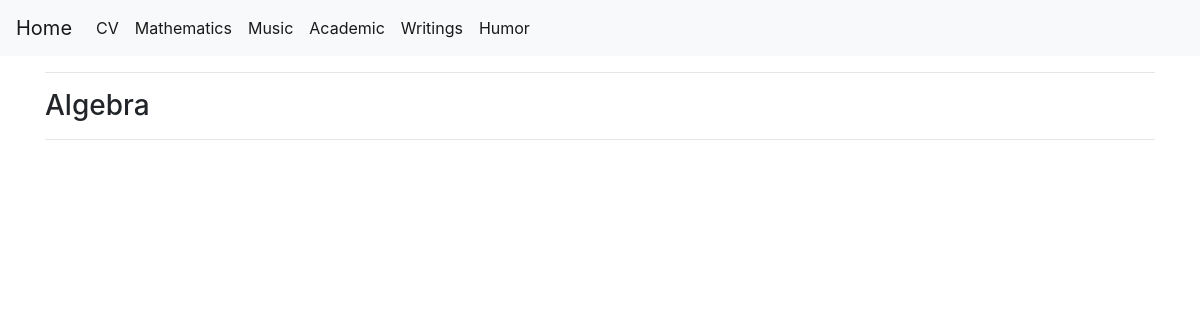
Page /mathematics/algebra/all on the earlier database version.
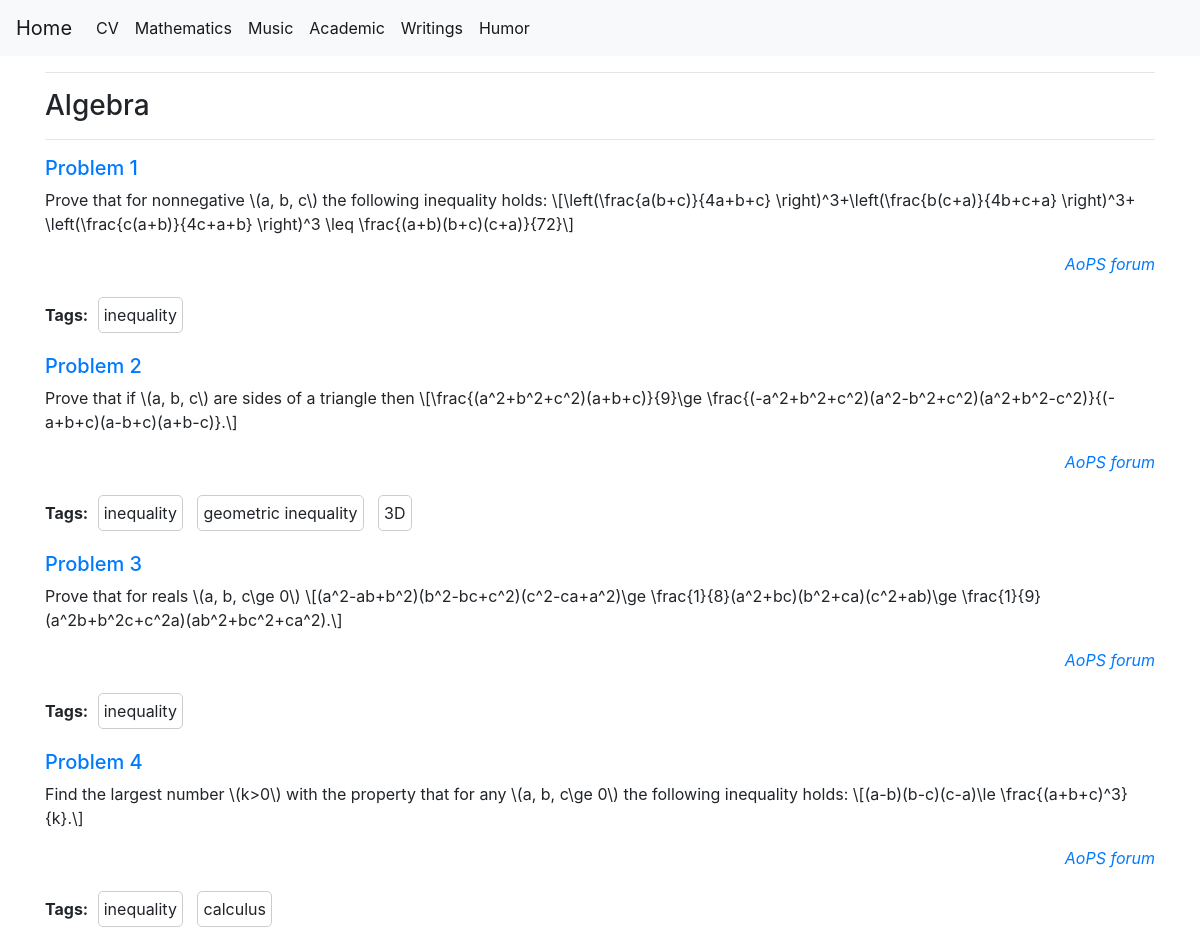
Same page on the later database version.
### tables this page shows
CREATE TABLE problems (
    category TEXT,
    id INTEGER,
    statement TEXT NOT NULL,
    solution TEXT NOT NULL,
    PRIMARY KEY (category, id)
);

CREATE TABLE problem_tags (
    problem_category TEXT REFERENCES problems(category),
    problem_id INTEGER REFERENCES problems(id),
    tag VARCHAR(255)
);

### main.py (the view)
@app.route('/mathematics/<category>/all')
def category_all(category):
    conn = get_db_connection()
    problems = conn.execute('SELECT * FROM problems WHERE category = ?',
                            (category,)).fetchall()
    tags = []
    for problem in problems:
        tags.append(get_problem_tags(problem['category'], problem['id']))
    conn.close()
    category_name = category[0].upper() + category[1:]
    return render_template('category_all.html', problems=problems, category_name=category_name, tags=tags)

### main.py (called while the page is built)
def get_db_connection():
    conn = sqlite3.connect('database.db')
    conn.row_factory = sqlite3.Row
    return conn

def get_problem_tags(category, id):
    conn = get_db_connection()
    tags = conn.execute('SELECT tag FROM problem_tags WHERE problem_category = ? and problem_id = ?',
                        (category, id)).fetchall()
    tags = [tag[0] for tag in tags]
    conn.close()
    if tags is None:
        abort(404)
    return tags

### templates/category_all.html
{% extends 'math_base.html' %}
{% block content %}
<hr>
<h3>{{ category_name }}</h3>
<hr>
{% for problem in problems %}
<h5><a href="{{ url_for('problem', category=problem['category'], id=problem['id']) }}">Problem {{ problem['id'] }}</a>
</h5>
{{ problem['statement'] | safe }}
<p>
    <b>Tags:</b> {% for tag in tags[loop.index0] %}
    <span class="tag-frame">{{ tag }}</span>
    {% endfor %}
</p>
{% endfor %}
{% endblock %}

### templates/math_base.html (shortened to what this page needs)
{% extends 'base.html' %}

### templates/base.html (shortened to what this page needs)
<!doctype html>
<html lang="en">
<head>
    <link rel="stylesheet" href="{{ url_for('static', filename= 'css/style.css') }}">
    <link rel="stylesheet" href="https://stackpath.bootstrapcdn.com/bootstrap/4.3.1/css/bootstrap.min.css"
>
</head>
<body>
<nav class="navbar navbar-expand-md navbar-light bg-light">
    <a class="navbar-brand" href="{{ url_for('index') }}">Home</a>
    <div class="collapse navbar-collapse" id="navbarNav">
        <ul class="navbar-nav">
            <li class="nav-item active">
                <a class="nav-link" href="{{ url_for('cv') }}">CV</a>
            </li>
            <li class="nav-item active">
                <a class="nav-link" href="{{ url_for('mathematics') }}">Mathematics</a>
            </li>
            <li class="nav-item active">
                <a class="nav-link" href="{{ url_for('music') }}">Music</a>
            </li>
            <li class="nav-item active">
                <a class="nav-link" href="{{ url_for('academic') }}">Academic</a>
            </li>
            <li class="nav-item active">
                <a class="nav-link" href="{{ url_for('writings') }}">Writings</a>
            </li>
            <li class="nav-item active">
                <a class="nav-link" href="{{ url_for('humor') }}">Humor</a>
            </li>
        </ul>
    </div>
</nav>
<div class="container">
    {% block content %} {% endblock %}
</div>
</body>
</html>

### static/css/style.css (style rules this page uses)
.tag-frame, .humorist-frame, .censor-frame { border: 1px solid #ccc; border-radius: 5px; padding: 5px; margin: 5px; display: inline-block; }

Differences in the rows shown:
added problems: id "1", statement "Prove that for nonnegative \\(a, b, c\\) the following inequality holds: \\[\\left(\\frac{a(b+c)}{4a+b+c} \\right)^3+\\left(\\frac{b(c+a)}{4b+c+a} \\right)^3+ \\left(\\frac{c(a+b)}{4c+a+b} \\right)^3 \\leq \\frac{(a+b)(b+c)(c+a)}{72}\\] AoPS forum"
added problem_tags: tag "inequality", shown under "1"
added problems: id "2", statement "Prove that if \\(a, b, c\\) are sides of a triangle then \\[\\frac{(a^2+b^2+c^2)(a+b+c)}{9}\\ge \\frac{(-a^2+b^2+c^2)(a^2-b^2+c^2)(a^2+b^2-c^2)}{(-a+b+c)(a-b+c)(a+b-c)}.\\] AoPS forum"
added problem_tags: tag "inequality", shown under "2"
added problem_tags: tag "geometric inequality", shown under "2"
added problem_tags: tag "3D", shown under "2"
added problems: id "3", statement "Prove that for reals \\(a, b, c\\ge 0\\) \\[(a^2-ab+b^2)(b^2-bc+c^2)(c^2-ca+a^2)\\ge \\frac{1}{8}(a^2+bc)(b^2+ca)(c^2+ab)\\ge \\frac{1}{9}(a^2b+b^2c+c^2a)(ab^2+bc^2+ca^2).\\] AoPS forum"
added problem_tags: tag "inequality", shown under "3"
added problems: id "4", statement "Find the largest number \\(k>0\\) with the property that for any \\(a, b, c\\ge 0\\) the following inequality holds: \\[(a-b)(b-c)(c-a)\\le \\frac{(a+b+c)^3}{k}.\\] AoPS forum"
added problem_tags: tag "inequality", shown under "4"
added problem_tags: tag "calculus", shown under "4"
